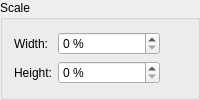
        <widget class="QGroupBox" name="scaleGroup">
         <property name="title">
          <string>Scale</string>
         </property>
         <property name="flat">
          <bool>false</bool>
         </property>
         <property name="checkable">
          <bool>false</bool>
         </property>
         <property name="checked">
          <bool>false</bool>
         </property>
         <layout class="QVBoxLayout" name="verticalLayout_2">
          <item>
           <layout class="QHBoxLayout" name="horizontalLayout_10">
            <item>
             <layout class="QFormLayout" name="formLayout_6">
              <item row="0" column="0">
               <widget class="QLabel" name="label_width">
                <property name="sizePolicy">
                 <sizepolicy hsizetype="MinimumExpanding" vsizetype="Preferred">
                  <horstretch>0</horstretch>
                  <verstretch>0</verstretch>
                 </sizepolicy>
                </property>
                <property name="minimumSize">
                 <size>
                  <width>0</width>
                  <height>0</height>
                 </size>
                </property>
                <property name="toolTip">
                 <string>Horizontal Scale</string>
                </property>
                <property name="text">
                 <string>Width:</string>
                </property>
                <property name="alignment">
                 <set>Qt::AlignRight|Qt::AlignTrailing|Qt::AlignVCenter</set>
                </property>
                <property name="buddy">
                 <cstring>scaleXBox</cstring>
                </property>
               </widget>
              </item>
              <item row="0" column="1">
               <widget class="KisIntParseSpinBox" name="scaleXBox">
                <property name="sizePolicy">
                 <sizepolicy hsizetype="MinimumExpanding" vsizetype="Fixed">
                  <horstretch>0</horstretch>
                  <verstretch>0</verstretch>
                 </sizepolicy>
                </property>
                <property name="toolTip">
                 <string>Horizontal Scale</string>
                </property>
                <property name="suffix">
                 <string> %</string>
                </property>
               </widget>
              </item>
              <item row="1" column="1">
               <widget class="KisIntParseSpinBox" name="scaleYBox">
                <property name="sizePolicy">
                 <sizepolicy hsizetype="MinimumExpanding" vsizetype="Fixed">
                  <horstretch>0</horstretch>
                  <verstretch>0</verstretch>
                 </sizepolicy>
                </property>
                <property name="toolTip">
                 <string>Vertical Scale</string>
                </property>
                <property name="suffix">
                 <string> %</string>
                </property>
               </widget>
              </item>
              <item row="1" column="0">
               <widget class="QLabel" name="label_height">
                <property name="sizePolicy">
                 <sizepolicy hsizetype="MinimumExpanding" vsizetype="Preferred">
                  <horstretch>0</horstretch>
                  <verstretch>0</verstretch>
                 </sizepolicy>
                </property>
                <property name="minimumSize">
                 <size>
                  <width>0</width>
                  <height>0</height>
                 </size>
                </property>
                <property name="toolTip">
                 <string>Vertical Scale</string>
                </property>
                <property name="text">
                 <string>Height:</string>
                </property>
                <property name="alignment">
                 <set>Qt::AlignRight|Qt::AlignTrailing|Qt::AlignVCenter</set>
                </property>
                <property name="buddy">
                 <cstring>scaleYBox</cstring>
                </property>
               </widget>
              </item>
             </layout>
            </item>
            <item>
             <widget class="KoAspectButton" name="aspectButton" native="true">
              <property name="sizePolicy">
               <sizepolicy hsizetype="Fixed" vsizetype="Fixed">
                <horstretch>0</horstretch>
                <verstretch>0</verstretch>
               </sizepolicy>
              </property>
              <property name="minimumSize">
               <size>
                <width>20</width>
                <height>25</height>
               </size>
              </property>
             </widget>
            </item>
           </layout>
          </item>
         </layout>
        </widget>
